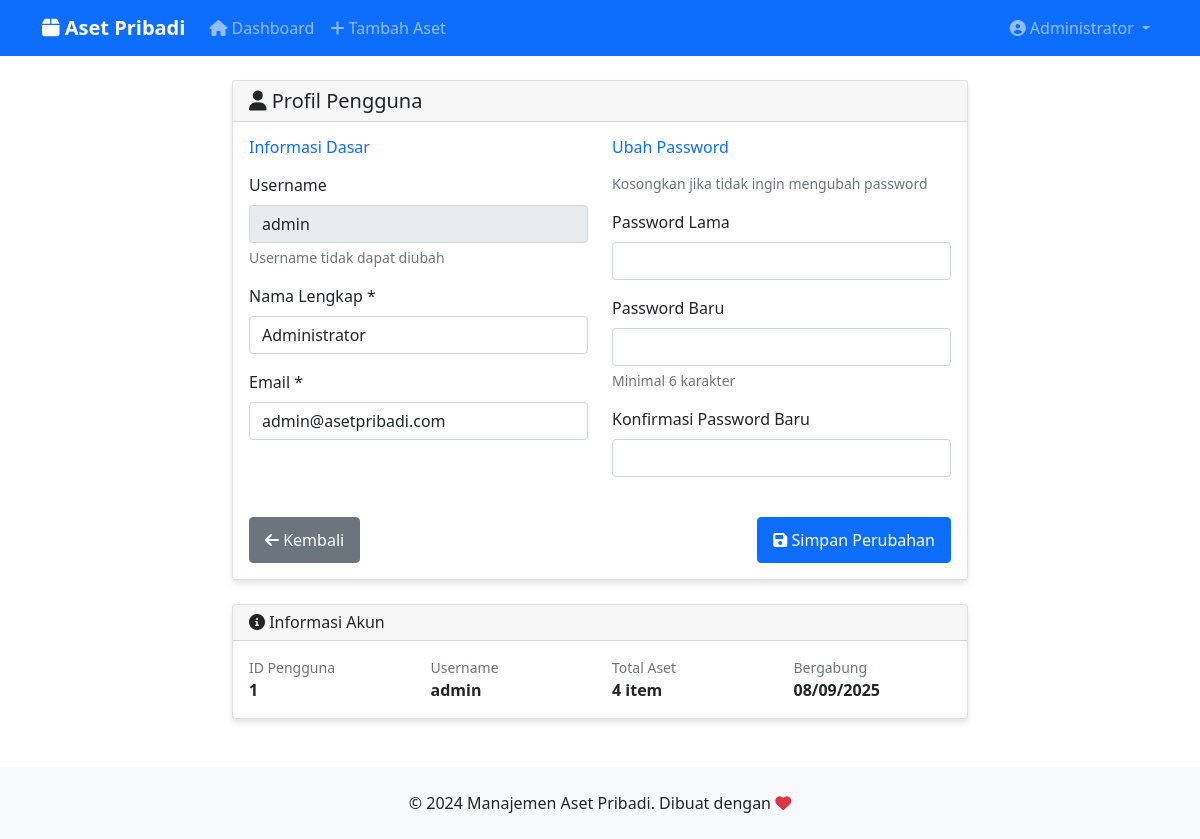
The app's page /profile.php (signed in) with its own data.
### tables this page shows
CREATE TABLE IF NOT EXISTS users (
    id INT AUTO_INCREMENT PRIMARY KEY,
    username VARCHAR(50) UNIQUE NOT NULL,
    email VARCHAR(100) UNIQUE NOT NULL,
    password VARCHAR(255) NOT NULL,
    nama_lengkap VARCHAR(100) NOT NULL,
    created_at TIMESTAMP DEFAULT CURRENT_TIMESTAMP,
    updated_at TIMESTAMP DEFAULT CURRENT_TIMESTAMP ON UPDATE CURRENT_TIMESTAMP
);

### includes/auth_helper.php (called while the page is built, shortened)
<?php
function isLoggedIn() {
    return isset($_SESSION['user_id']);
}
function getLoggedInUser() {
    global $pdo;
    $stmt = $pdo->prepare("SELECT id, username, email, nama_lengkap FROM users WHERE id = ?");
    $stmt->execute([$_SESSION['user_id']]);
    return $stmt->fetch(PDO::FETCH_ASSOC);
}
?>

### profile.php (the view, shortened to what this page needs)
<?php
require_once 'config/database.php';
require_once 'includes/auth_helper.php';
require_once 'includes/header.php';
?>
<div class="row justify-content-center">
    <div class="col-12 col-lg-8">
        <div class="card">
            <div class="card-header">
                <h5 class="mb-0"><i class="fas fa-user"></i> Profil Pengguna</h5>
            </div>
            <div class="card-body">
                <form method="POST">
                    <div class="row">
                        <div class="col-md-6">
                            <h6 class="text-primary mb-3">Informasi Dasar</h6>
                            <div class="mb-3">
                                <label for="username" class="form-label">Username</label>
                                <input type="text" class="form-control" id="username"
                                       value="<?= htmlspecialchars($user['username']) ?>" readonly>
                                <div class="form-text">Username tidak dapat diubah</div>
                            </div>
                            <div class="mb-3">
                                <label for="nama_lengkap" class="form-label">Nama Lengkap *</label>
                                <input type="text" class="form-control" id="nama_lengkap" name="nama_lengkap"
                                       value="<?= htmlspecialchars($user['nama_lengkap']) ?>" required>
                            </div>
                            <div class="mb-3">
                                <label for="email" class="form-label">Email *</label>
                                <input type="email" class="form-control" id="email" name="email"
                                       value="<?= htmlspecialchars($user['email']) ?>" required>
                            </div>
                        </div>
                        <div class="col-md-6">
                            <h6 class="text-primary mb-3">Ubah Password</h6>
                            <div class="form-text mb-3">Kosongkan jika tidak ingin mengubah password</div>
                            <div class="mb-3">
                                <label for="password_lama" class="form-label">Password Lama</label>
                                <input type="password" class="form-control" id="password_lama" name="password_lama">
                            </div>
                            <div class="mb-3">
                                <label for="password_baru" class="form-label">Password Baru</label>
                                <input type="password" class="form-control" id="password_baru" name="password_baru" minlength="6">
                                <div class="form-text">Minimal 6 karakter</div>
                            </div>
                            <div class="mb-3">
                                <label for="konfirmasi_password" class="form-label">Konfirmasi Password Baru</label>
                                <input type="password" class="form-control" id="konfirmasi_password" name="konfirmasi_password" minlength="6">
                            </div>
                        </div>
                    </div>
                    <div class="d-flex justify-content-between mt-4">
                        <a href="index.php" class="btn btn-secondary">
                            <i class="fas fa-arrow-left"></i> Kembali
                        </a>
                        <button type="submit" class="btn btn-primary">
                            <i class="fas fa-save"></i> Simpan Perubahan
                        </button>
                    </div>
                </form>
            </div>
        </div>
        <div class="card mt-4">
            <div class="card-header">
                <h6 class="mb-0"><i class="fas fa-info-circle"></i> Informasi Akun</h6>
            </div>
            <div class="card-body">
                <div class="row">
                    <div class="col-6 col-md-3">
                        <small class="text-muted d-block">ID Pengguna</small>
                        <strong><?= $user['id'] ?></strong>
                    </div>
                    <div class="col-6 col-md-3">
                        <small class="text-muted d-block">Username</small>
                        <strong><?= htmlspecialchars($user['username']) ?></strong>
                    </div>
                    <div class="col-6 col-md-3">
                        <small class="text-muted d-block">Total Aset</small>
                        <?php
                        $stmt = $pdo->query("SELECT COUNT(*) FROM aset");
                        $total_aset = $stmt->fetchColumn();
                        ?>
                        <strong><?= $total_aset ?> item</strong>
                    </div>
                    <div class="col-6 col-md-3">
                        <small class="text-muted d-block">Bergabung</small>
                        <?php
                        $stmt = $pdo->prepare("SELECT created_at FROM users WHERE id = ?");
                        $stmt->execute([$user['id']]);
                        $created_at = $stmt->fetchColumn();
                        ?>
                        <strong><?= date('d/m/Y', strtotime($created_at)) ?></strong>
                    </div>
                </div>
            </div>
        </div>
    </div>
</div>
<?php require_once 'includes/footer.php'; ?>

### includes/header.php (shortened to what this page needs)
<!DOCTYPE html>
<html lang="id">
<head>
    <link href="https://cdn.jsdelivr.net/npm/bootstrap@5.1.3/dist/css/bootstrap.min.css" rel="stylesheet">
    <link href="https://cdnjs.cloudflare.com/ajax/libs/font-awesome/6.0.0/css/all.min.css" rel="stylesheet">
</head>
<body>
    <nav class="navbar navbar-expand-lg navbar-dark bg-primary">
        <div class="container">
            <a class="navbar-brand" href="index.php">
                <i class="fas fa-box"></i> Aset Pribadi
            </a>
            <div class="collapse navbar-collapse" id="navbarNav">
                <div class="navbar-nav me-auto">
                    <a class="nav-link" href="index.php">
                        <i class="fas fa-home"></i> Dashboard
                    </a>
                    <a class="nav-link d-none d-md-block" href="tambah.php">
                        <i class="fas fa-plus"></i> Tambah Aset
                    </a>
                </div>
                <div class="navbar-nav">
                    <?php
                    $user = getLoggedInUser();
                    if ($user):
                    ?>
                    <div class="nav-item dropdown">
                        <a class="nav-link dropdown-toggle" href="#" id="navbarDropdown" role="button" data-bs-toggle="dropdown">
                            <i class="fas fa-user-circle"></i> <?= htmlspecialchars($user['nama_lengkap']) ?>
                        </a>
                    </div>
                    <?php endif; ?>
                </div>
            </div>
        </div>
    </nav>
    <div class="container mt-4">

### includes/header.php (style rules this page uses)
.navbar-brand { font-weight: bold; }
.card { box-shadow: 0 4px 6px rgba(0, 0, 0, 0.1); }
.btn { min-height: 44px; padding: 10px 15px; }
html { scroll-behavior: smooth; }

### records on screen
users: nama_lengkap "Administrator", username "admin", email "admin@asetpribadi.com", id "1", created_at "08/09/2025"

### other values on screen
$total_aset "4"
